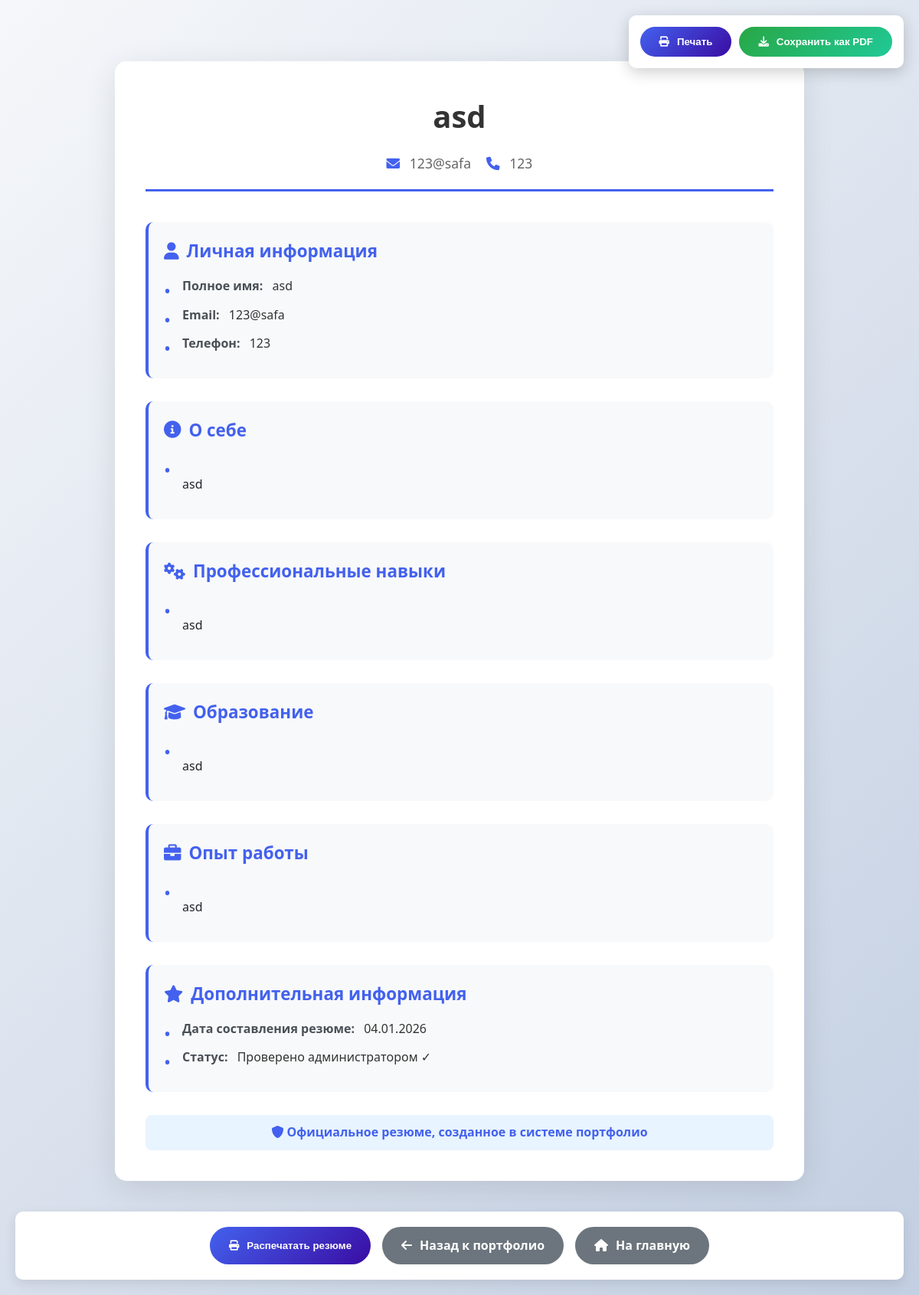
The app's page /user/generate_resume (signed in) with its own data.
### tables this page shows
CREATE TABLE user_profiles (
        id INTEGER PRIMARY KEY AUTOINCREMENT,
        user_id INTEGER,
        full_name TEXT,
        email TEXT,
        phone TEXT,
        bio TEXT,
        skills TEXT,
        experience TEXT,
        education TEXT,
        is_completed BOOLEAN DEFAULT FALSE, birth_date TEXT,
        FOREIGN KEY (user_id) REFERENCES users (id)
    );

### main.py (the view)
@app.route('/user/generate_resume')
def generate_resume():
    if 'username' not in session:
        return redirect('/login')
    try:
        connection = get_db_connection()
        profile = connection.execute('''
            SELECT * FROM user_profiles
            WHERE user_id = ? AND is_completed = TRUE
        ''', (session['user_id'],)).fetchone()
        connection.close()
    except Exception as e:
        print(f"Ошибка получения профиля: {e}")
        profile = None
    if not profile:
        flash('Ваше портфолио еще не проверено администратором или не заполнено.', 'warning')
        return redirect('/user')
    return render_template('resume.html',
                         username=session['username'],
                         profile=profile,
                         now=datetime.now())

### main.py (called while the page is built)
def get_db_connection():
    conn = sqlite3.connect('users.db')
    conn.row_factory = sqlite3.Row
    return conn

### templates/resume.html (shortened to what this page needs)
<!DOCTYPE html>
<html lang="ru">
<head>
    <link href="{{ url_for('static', filename='css/style.css') }}" rel="stylesheet">
    <link rel="stylesheet" href="https://cdnjs.cloudflare.com/ajax/libs/font-awesome/6.0.0/css/all.min.css">
</head>
<body class="resume-fullpage">
    <div class="print-controls no-print">
        <button class="btn-print" onclick="window.print()">
            <i class="fas fa-print"></i> Печать
        </button>
        <button class="btn-print" onclick="downloadPDF()" style="background: linear-gradient(135deg, #28a745 0%, #20c997 100%);">
            <i class="fas fa-download"></i> Сохранить как PDF
        </button>
    </div>
    <div class="container">
        <div class="resume-container">
            <div class="resume-header">
                <h1 class="display-4">{{ profile.full_name }}</h1>
                <div class="contact-info">
                    {% if profile.email %}
                    <div>
                        <i class="fas fa-envelope"></i>
                        <span>{{ profile.email }}</span>
                    </div>
                    {% endif %}
                    {% if profile.phone %}
                    <div>
                        <i class="fas fa-phone"></i>
                        <span>{{ profile.phone }}</span>
                    </div>
                    {% endif %}
                </div>
            </div>
            <div class="resume-section">
                <h3><i class="fas fa-user"></i> Личная информация</h3>
                <div class="resume-item">
                    <span class="resume-label">Полное имя:</span>
                    <span class="resume-content">{{ profile.full_name }}</span>
                </div>
                {% if profile.email %}
                <div class="resume-item">
                    <span class="resume-label">Email:</span>
                    <span class="resume-content">{{ profile.email }}</span>
                </div>
                {% endif %}
                {% if profile.phone %}
                <div class="resume-item">
                    <span class="resume-label">Телефон:</span>
                    <span class="resume-content">{{ profile.phone }}</span>
                </div>
                {% endif %}
            </div>
            {% if profile.bio %}
            <div class="resume-section">
                <h3><i class="fas fa-info-circle"></i> О себе</h3>
                <div class="resume-item multi-line">
                    {{ profile.bio }}
                </div>
            </div>
            {% endif %}
            {% if profile.skills %}
            <div class="resume-section">
                <h3><i class="fas fa-cogs"></i> Профессиональные навыки</h3>
                <div class="resume-item multi-line">
                    {{ profile.skills }}
                </div>
            </div>
            {% endif %}
            {% if profile.education %}
            <div class="resume-section">
                <h3><i class="fas fa-graduation-cap"></i> Образование</h3>
                <div class="resume-item multi-line">
                    {{ profile.education }}
                </div>
            </div>
            {% endif %}
            {% if profile.experience %}
            <div class="resume-section">
                <h3><i class="fas fa-briefcase"></i> Опыт работы</h3>
                <div class="resume-item multi-line">
                    {{ profile.experience }}
                </div>
            </div>
            {% endif %}
            <div class="resume-section">
                <h3><i class="fas fa-star"></i> Дополнительная информация</h3>
                <div class="resume-item">
                    <span class="resume-label">Дата составления резюме:</span>
                    <span class="resume-content" id="current-date">{{ now.strftime('%d.%m.%Y') if now else '' }}</span>
                </div>
                <div class="resume-item">
                    <span class="resume-label">Статус:</span>
                    <span class="resume-content">Проверено администратором ✓</span>
                </div>
            </div>
            <div class="resume-status no-print">
                <i class="fas fa-shield-alt"></i>
                Официальное резюме, созданное в системе портфолио
            </div>
        </div>
        <div class="navigation-buttons no-print">
            <button class="btn-print" onclick="window.print()">
                <i class="fas fa-print"></i> Распечатать резюме
            </button>
            <a href="/user/view_portfolio" class="btn-secondary">
                <i class="fas fa-arrow-left"></i> Назад к портфолио
            </a>
            <a href="/user" class="btn-secondary">
                <i class="fas fa-home"></i> На главную
            </a>
        </div>
    </div>
</body>
</html>

### static/css/style.css (style rules this page uses)
:root { --primary: #4361ee; --secondary: #3a0ca3; --success: #4cc9f0; --warning: #f72585; --danger: #ff0054; --light: #f8f9fa; --dark: #212529; --gradient-primary: linear-gradient(135deg, #667eea 0%, #764ba2 100%); --gradient-success: linear-gradient(135deg, #28a745 0%, #20c997 100%); --gradient-warning: linear-gradient(135deg, #ffc107 0%, #fd7e14 100%); }
* { margin: 0; padding: 0; box-sizing: border-box; }
body { font-family: 'Segoe UI', Tahoma, Geneva, Verdana, sans-serif; line-height: 1.6; color: var(--dark); }
.resume-fullpage { background: #f5f5f5; min-height: 100vh; }
.resume-container { background: white; border-radius: 20px; padding: 3rem; box-shadow: 0 10px 40px rgba(0, 0, 0, 0.1); margin: 2rem auto; max-width: 900px; }
.resume-header { text-align: center; margin-bottom: 3rem; padding-bottom: 2rem; border-bottom: 3px solid var(--primary); }
.resume-section { margin-bottom: 2rem; }
.resume-section h3 { color: var(--primary); margin-bottom: 1rem; display: flex; align-items: center; gap: 10px; }
.resume-item { margin-bottom: 1rem; padding-left: 1.5rem; position: relative; }
.resume-item:before { content: "•"; color: var(--primary); position: absolute; left: 0; font-size: 1.5rem; }
.resume-label { font-weight: 600; color: #495057; }

### templates/resume.html (style rules this page uses)
.resume-fullpage { background: linear-gradient(135deg, #f5f7fa 0%, #c3cfe2 100%); min-height: 100vh; padding: 20px; }
.print-controls { position: fixed; top: 20px; right: 20px; z-index: 1000; background: white; padding: 15px; border-radius: 10px; box-shadow: 0 5px 20px rgba(0,0,0,0.2); display: flex; gap: 10px; }
.resume-container { background: white; border-radius: 15px; padding: 40px; box-shadow: 0 10px 40px rgba(0,0,0,0.1); max-width: 900px; margin: 60px auto 40px; }
.resume-header { text-align: center; margin-bottom: 40px; padding-bottom: 20px; border-bottom: 3px solid #4361ee; }
.resume-header h1 { color: #333; font-size: 2.5rem; margin-bottom: 10px; font-weight: 700; }
.contact-info { display: flex; justify-content: center; flex-wrap: wrap; gap: 20px; color: #666; font-size: 1.1rem; margin-top: 15px; }
.contact-info i { color: #4361ee; margin-right: 8px; }
.resume-section { margin-bottom: 30px; padding: 20px; background: #f8f9fa; border-radius: 10px; border-left: 4px solid #4361ee; }
.resume-section h3 { color: #4361ee; margin-bottom: 15px; font-size: 1.4rem; display: flex; align-items: center; gap: 10px; }
.resume-item { margin-bottom: 12px; line-height: 1.6; }
.resume-label { font-weight: 600; color: #495057; margin-right: 8px; }
.resume-content { display: inline; color: #333; }
.multi-line { white-space: pre-line; line-height: 1.6; }
.resume-status { text-align: center; padding: 10px; background: #e8f4ff; border-radius: 8px; margin-top: 20px; color: #4361ee; font-weight: 600; }
.navigation-buttons { display: flex; justify-content: center; gap: 15px; margin-top: 40px; padding: 20px; background: white; border-radius: 10px; box-shadow: 0 5px 15px rgba(0,0,0,0.1); }
.btn-print { background: linear-gradient(135deg, #4361ee 0%, #3a0ca3 100%); color: white; border: none; padding: 12px 25px; border-radius: 50px; font-weight: 600; cursor: pointer; transition: all 0.3s ease; display: flex; align-items: center; gap: 10px; }
.btn-secondary { background: #6c757d; color: white; text-decoration: none; padding: 12px 25px; border-radius: 50px; font-weight: 600; transition: all 0.3s ease; display: flex; align-items: center; gap: 10px; }

### records on screen
user_profiles: full_name "asd", email "123@safa", phone "123", bio "asd", skills "asd", education "asd", experience "asd"

### other values on screen
{{ now.strftime('%d.%m.%Y') if now else '' }} "04.01.2026"
